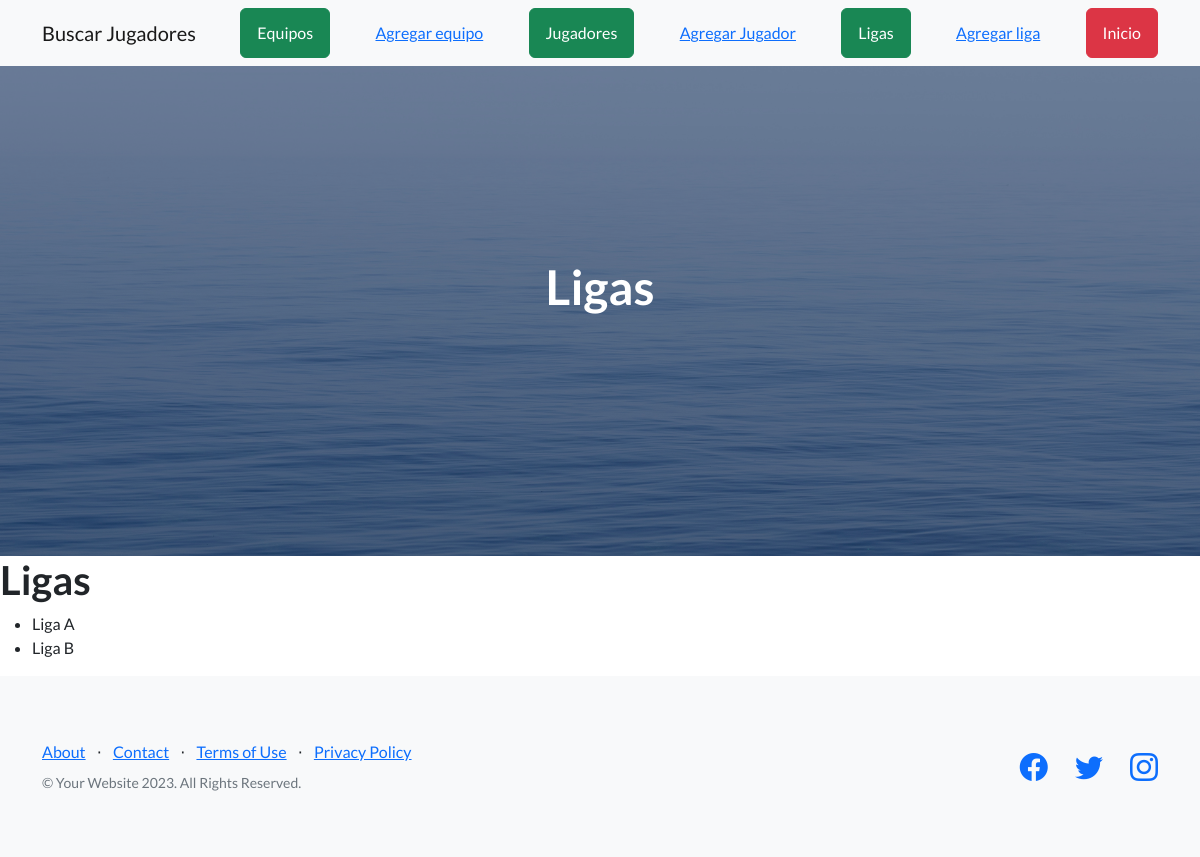
Page /AppProyecto/liga/ on the earlier database version.
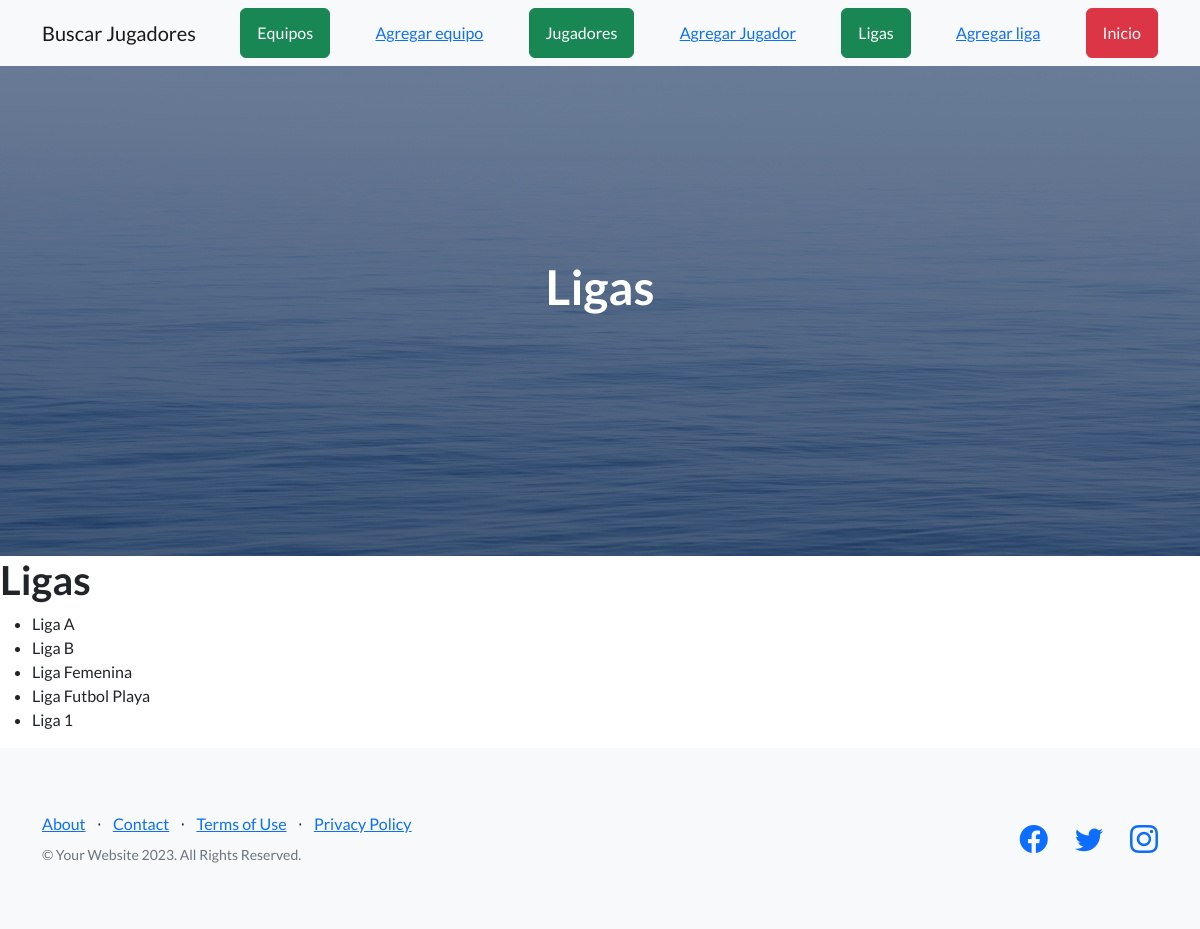
Same page on the later database version.
### AppProyecto/models.py (models this page shows, shortened)
class liga(models.Model):
    nombre = models.CharField(max_length=100)

### AppProyecto/views.py (the view)
# urls.py: path("liga/", ver_ligas, name="ligas"),
def ver_ligas(request):
    ligas_lista = liga.objects.all()
    return render(request, "AppTemplates/liga.html", {"ligas": ligas_lista})

### AppProyecto/templates/AppTemplates/liga.html
{% extends "AppTemplates/padre.html" %}
{% load static %}
{% block titulo %}Ligas{% endblock %}
{% block contenido_que_cambia %}
    <h1>Ligas</h1>
    <ul>
        {% for una_liga in ligas %}
            <li>{{ una_liga.nombre }}</li>
        {% endfor %}
    </ul>
{% endblock %}

Differences in the rows shown:
added liga: nombre "Liga Femenina"
added liga: nombre "Liga Futbol Playa"
added liga: nombre "Liga 1"
